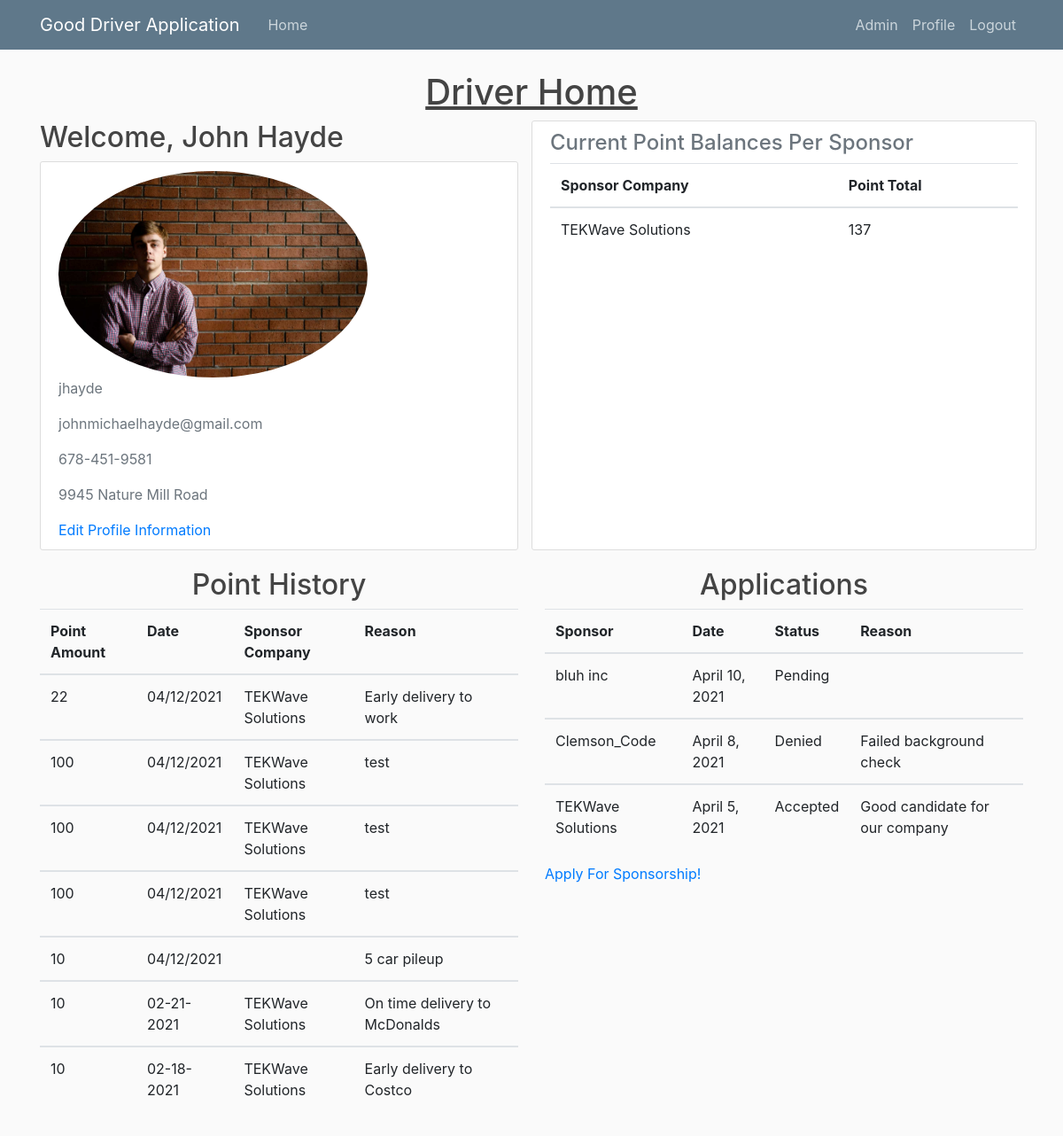
The app's page /driver_home/ (signed in), older data.
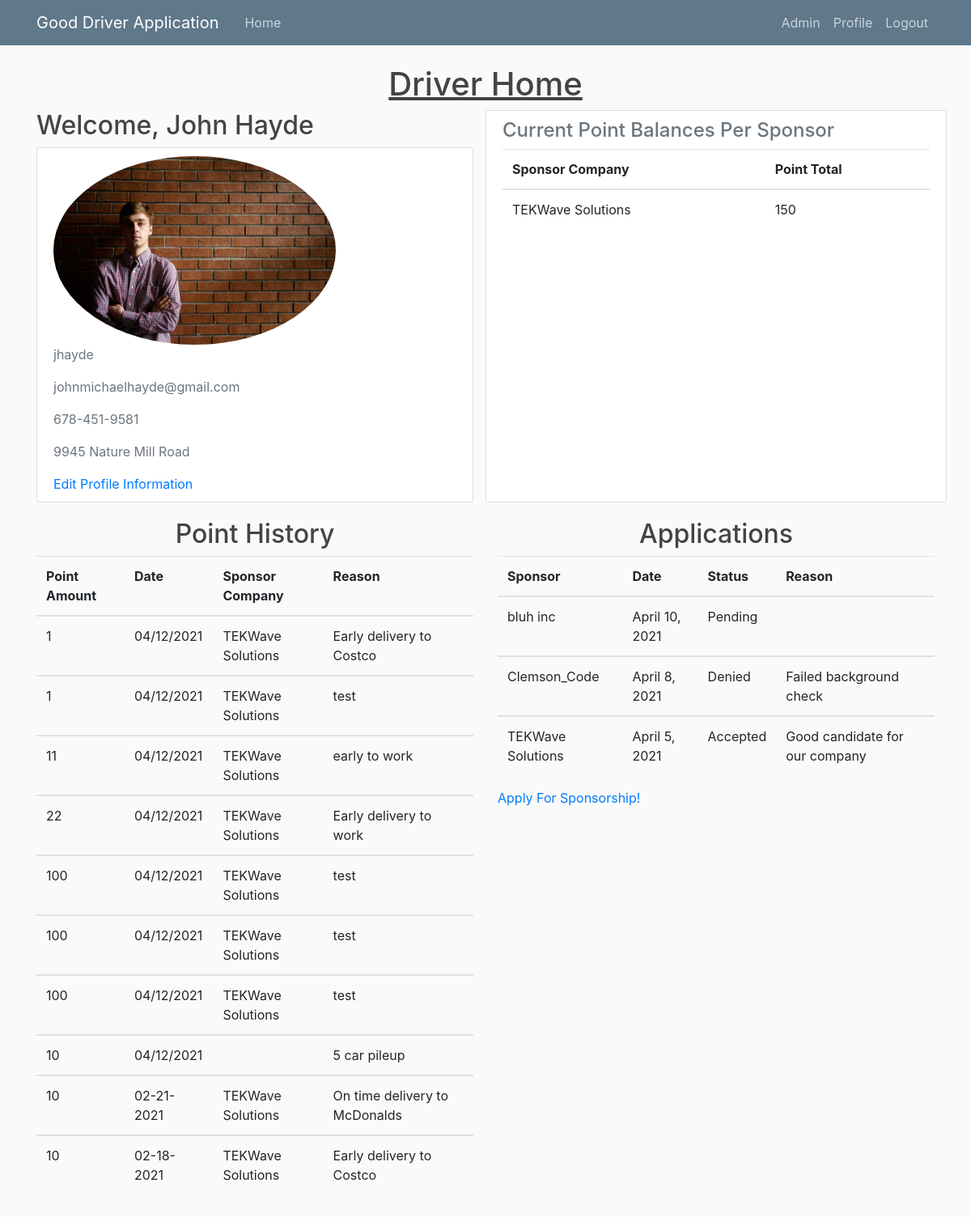
The same page, newer data.
### users/models.py (models this page shows)
class Sponsorship(models.Model):
	sponsor_company = models.CharField(max_length=30, default = "")
	driver = models.CharField(max_length=30)
	driver_points = models.IntegerField(default=0)
	price_scalar = models.FloatField(default=1)

class PointHist(models.Model):
	username = models.CharField(max_length=30)
	sponsor_username = models.CharField(max_length=30)
	sponsor_company = models.CharField(max_length=30, default="")
	date = models.CharField(max_length=30)
	points = models.IntegerField(default=0)
	reason = models.CharField(max_length=300)

class Application(models.Model):
	driver = models.CharField(max_length=30)
	sponsor_company = models.CharField(max_length=30, default="")
	date = models.DateField(auto_now_add=True)
	status = models.CharField(max_length=10)
	reason = models.CharField(max_length=300, default="")

### portal/views.py (the view)
# urls.py: path('driver_home/', views.driver_home, name='driver-home'),
def driver_home(request):
	user = request.user
	driver = driverGet(user)
	try:
		point_hist = PointHist.objects.filter(username=user.username)
	except PointHist.DoesNotExist:
		point_hist = None
	try:
		applications = Application.objects.filter(driver=user.username)
	except Application.DoesNotExist:
		applications = None
	try:
		sponsor_list = Sponsorship.objects.filter(driver=user.username)
	except Sponsorship.DoesNotExist:
		sponsor_list = None
	data = {
	'points' : driver.points,
	'point_hist' : point_hist,
	'first_name' : driver.first_name,
	'last_name' : driver.last_name,
	'phone_num' : driver.phone_num,
	'address' : driver.address,
	'profile_photo' : driver.profile_photo.url,
	'applications' : applications,
	'sponsor' : driver.sponsor,
	'sponsor_list' : sponsor_list,
	}
	return render(request, 'portal/driver_home.html', data)

### portal/views.py (called while the page is built)
def driverGet(user):
	gUser = GenericUser.objects.get(username=user.username)
	if(gUser.type == 'Driver'):
		return Driver.objects.get(username=user.username)
	elif(gUser.type == 'Sponsor'):
		return Driver.objects.get(username=Sponsor.objects.get(username=user.username).driver_vicarious)

### portal/templates/portal/driver_home.html
{% extends "portal/base.html" %}
{% load static %}
{% block content %}
	<div class="row">
		<div class="col-md-12 d-flex justify-content-center">
			<h1 style="text-decoration: underline;">Driver Home</h1>
		</div>
	</div>
	<div class="row">
		<div class="col-md-6">
			<h2 class="account-heading">Welcome, {{ first_name }} {{ last_name }}</h2>
			<div class="content-section">
				<div class="media-body">
					<img class="rounded-circle account-img" width="70%" height="auto" src="{{ profile_photo }}">
					<p class="text-secondary">{{ user.username }}</p>
					<p class="text-secondary">{{ user.email }}</p>
					<p class="text-secondary">{{ phone_num }}</p>
					<p class="text-secondary">{{ address }}</p>
					<a href="{% url 'update-info' %}">Edit Profile Information</a>
				</div>
			</div>
		</div>
		<div class="col-md-6 content-section">
			<div class="media-heading">
				<h4 class="text-secondary">Current Point Balances Per Sponsor</h4>
				{% if sponsor_list %}
				<table class="table">
					<tr>
						<th scope="col">Sponsor Company</th>
						<th scope="col">Point Total</th>
					</tr>
					{% for sponsor in sponsor_list %}
						<tbody>
							<tr>
								<td>{{ sponsor.sponsor_company }}</td>
								<td>{{ sponsor.driver_points }}</td>
							</tr>
						</tbody>
					{% endfor %}
				</table>
				{% else %}
					<p>No sponsor point balances to display</p>
				{% endif %}
			</div>
		</div>
	</div>
	<div class="row">
		<div class="col-md-6">
			<h2 class="media-heading d-flex justify-content-center">Point History</h2>
			{% if point_hist %}
				<table class="table">
					<tr>
						<th scope="col">Point Amount</th>
						<th scope="col">Date</th>
						<th scope="col">Sponsor Company</th>
						<th scope="col">Reason</th>
					</tr>
					{% for item in point_hist reversed %}
						<tbody>
							<tr>
								<td>{{ item.points }}</td>
								<td>{{ item.date }}</td>
								<td>{{ item.sponsor_company }}</td>
								<td>{{ item.reason }}</td>
							</tr>
						</tbody>
					{% endfor %}
				</table>
			{% else %}
				<p class="text-secondary">No Point History To Display</p>
			{% endif %}
		</div>
		<div class="col-md-6">
			<h2 class="media-heading d-flex justify-content-center">Applications</h2>
			{% if applications %}
				<table class="table">
					<tr>
						<th scope="col">Sponsor</th>
						<th scope="col">Date</th>
						<th scope="col">Status</th>
						<th scope="col">Reason</th>
					</tr>
					{% for item in applications reversed %}
						<tbody>
							<tr>
								<td>{{ item.sponsor_company }}</td>
								<td>{{ item.date }}</td>
								<td>{{ item.status }}</td>
								<td>{{ item.reason }}</td>
							</tr>
						</tbody>
					{% endfor %}
				</table>
			{% else %}
				<p class="text-secondary">No Applications To Display</p>
			{% endif %}
			<a href="{% url 'apply' %}">Apply For Sponsorship!</a>
		</div>
	</div>
{% endblock content%}

Row changes from the older to the newer data that the page shows:
changed Sponsorship "TEKWave Solutions": driver_points "137" → "150"
added PointHist: points "1", date "04/12/2021", sponsor_company "TEKWave Solutions", reason "Early delivery to Costco"
added PointHist: points "1", date "04/12/2021", sponsor_company "TEKWave Solutions", reason "test"
added PointHist: points "11", date "04/12/2021", sponsor_company "TEKWave Solutions", reason "early to work"
